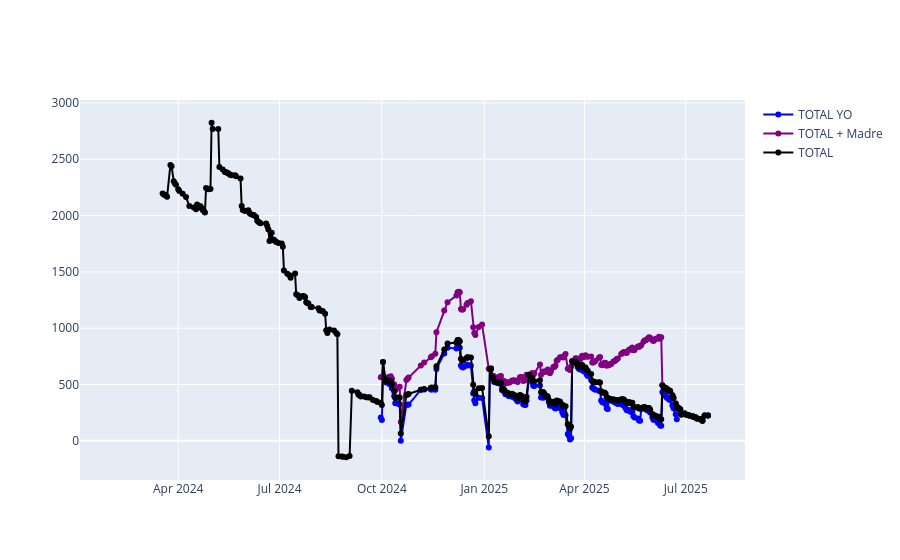

Here is the notebook cell this chart was saved with:
### Markdown cell above
## Visualizacion total_yo + total_madre vs total

### Code cell
fig = go.Figure()
# fig.add_trace(go.Bar(
#     x=df_diferencia['FECHA'],
#     y=df_diferencia["PAGO_TARJETA"],
#     # mode='lines+markers',
#     name='PAGOS CUENTA TARJETA',
#     # line=dict(color='blue')
# ))
# fig.add_trace(go.Bar(
#     x=df_diferencia['FECHA'],
#     y=df_diferencia["TARJETA"],
#     # mode='lines+markers',
#     name='PAGOS TARJETA',
#     # line=dict(color='red')
# ))

fig.add_trace(go.Scatter(
    x=df_diferencia['FECHA'],
    y=df_diferencia["total_yo"],
    mode='lines+markers',
    name='TOTAL YO',
    line=dict(color='blue')
))

# fig.add_trace(go.Scatter(
#     x=df_diferencia['FECHA'],
#     y=df_diferencia["PAGO_MENSUAL INTER"],
#     mode='lines+markers',
#     name='DIFERENCIA TOTAL MADRE',
#     line=dict(color='red')
# ))
# fig.add_trace(go.Scatter(
#     x=df_diferencia['FECHA'],
#     y=df_diferencia["PAGO_TARJETA_MA INTER"],
#     mode='lines+markers',
#     name='DIFERENCIA TOTAL TARJETA MA',
#     line=dict(color='green')
# ))
# fig.add_trace(go.Scatter(
#     x=df_diferencia['FECHA'],
#     y=df_diferencia["TOTAL_MADRE"],
#     mode='lines+markers',
#     name='DIFERENCIA TOTAL',
#     line=dict(color='orange')
# ))
fig.add_trace(go.Scatter(
    x=df_diferencia['FECHA'],
    y=df_diferencia["total_yo"]+df_diferencia["TOTAL_MADRE"],
    mode='lines+markers',
    name='TOTAL + Madre',
    line=dict(color='purple')
))
fig.add_trace(go.Scatter(
    x=df_diferencia['FECHA'],
    y=df_diferencia["TOTAL"],
    mode='lines+markers',
    name='TOTAL',
    line=dict(color='black')
))

### Figure 1 — Plotly figure (JSON) as saved in the notebook; plotly's stock layout.template omitted (floating-point values rounded to 4 significant figures; data arrays with more than 128 entries replaced by an {"elided": "..."} marker saying what was removed)
{"data": [{"line": {"color": "blue"}, "mode": "lines+markers", "name": "TOTAL YO", "type": "scatter", "x": {"elided": "332 str values"}, "y": {"elided": "332 float values"}}, {"line": {"color": "purple"}, "mode": "lines+markers", "name": "TOTAL + Madre", "type": "scatter", "x": {"elided": "332 str values"}, "y": {"elided": "332 float values"}}, {"line": {"color": "black"}, "mode": "lines+markers", "name": "TOTAL", "type": "scatter", "x": {"elided": "332 str values"}, "y": {"elided": "332 float values"}}], "layout": {}}
